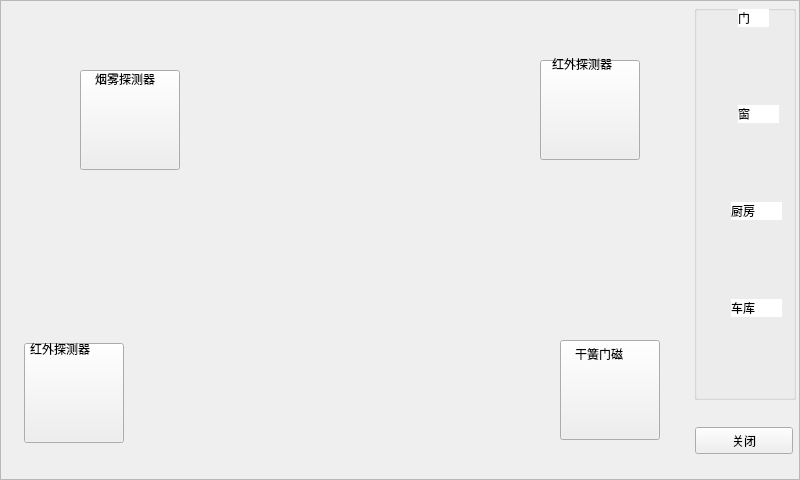
<?xml version="1.0" encoding="UTF-8"?>
<ui version="4.0">
 <class>SecurityWidget</class>
 <widget class="QWidget" name="SecurityWidget">
  <property name="geometry">
   <rect>
    <x>0</x>
    <y>0</y>
    <width>800</width>
    <height>480</height>
   </rect>
  </property>
  <property name="windowTitle">
   <string>Form</string>
  </property>
  <property name="styleSheet">
   <string notr="true"/>
  </property>
  <widget class="QStackedWidget" name="stackedWidget">
   <property name="geometry">
    <rect>
     <x>0</x>
     <y>0</y>
     <width>800</width>
     <height>480</height>
    </rect>
   </property>
   <property name="styleSheet">
    <string notr="true">#page_2{background-image: url(:/main/database-background.jpg);}</string>
   </property>
   <property name="currentIndex">
    <number>0</number>
   </property>
   <widget class="QWidget" name="page">
    <widget class="QFrame" name="SecurityFrame">
     <property name="geometry">
      <rect>
       <x>0</x>
       <y>0</y>
       <width>800</width>
       <height>480</height>
      </rect>
     </property>
     <property name="styleSheet">
      <string notr="true">#SecurityFrame{background-image: url(:/new/prefix1/res/security-sensor/security-background.png);}</string>
     </property>
     <property name="frameShape">
      <enum>QFrame::StyledPanel</enum>
     </property>
     <property name="frameShadow">
      <enum>QFrame::Raised</enum>
     </property>
     <widget class="QPushButton" name="pushButton_Sensor1">
      <property name="geometry">
       <rect>
        <x>80</x>
        <y>70</y>
        <width>100</width>
        <height>100</height>
       </rect>
      </property>
      <property name="focusPolicy">
       <enum>Qt::NoFocus</enum>
      </property>
      <property name="styleSheet">
       <string notr="true">border-image: url(:/new/prefix1/res/security-sensor/sensor1.png);</string>
      </property>
      <property name="text">
       <string/>
      </property>
     </widget>
     <widget class="QGroupBox" name="groupBox">
      <property name="geometry">
       <rect>
        <x>694</x>
        <y>5</y>
        <width>102</width>
        <height>395</height>
       </rect>
      </property>
      <property name="styleSheet">
       <string notr="true"/>
      </property>
      <property name="title">
       <string/>
      </property>
      <widget class="QLabel" name="label_Door">
       <property name="geometry">
        <rect>
         <x>15</x>
         <y>25</y>
         <width>72</width>
         <height>72</height>
        </rect>
       </property>
       <property name="styleSheet">
        <string notr="true">border-image: url(:/security-sensor/normal.png);</string>
       </property>
       <property name="text">
        <string/>
       </property>
      </widget>
      <widget class="QLabel" name="label_Window">
       <property name="geometry">
        <rect>
         <x>15</x>
         <y>122</y>
         <width>72</width>
         <height>72</height>
        </rect>
       </property>
       <property name="styleSheet">
        <string notr="true">border-image: url(:/security-sensor/normal.png);</string>
       </property>
       <property name="text">
        <string/>
       </property>
      </widget>
      <widget class="QLabel" name="label_Kitchen">
       <property name="geometry">
        <rect>
         <x>15</x>
         <y>219</y>
         <width>72</width>
         <height>72</height>
        </rect>
       </property>
       <property name="styleSheet">
        <string notr="true">border-image: url(:/security-sensor/normal.png);</string>
       </property>
       <property name="text">
        <string/>
       </property>
      </widget>
      <widget class="QLabel" name="label_Carport">
       <property name="geometry">
        <rect>
         <x>15</x>
         <y>316</y>
         <width>72</width>
         <height>72</height>
        </rect>
       </property>
       <property name="styleSheet">
        <string notr="true">border-image: url(:/security-sensor/normal.png);</string>
       </property>
       <property name="text">
        <string/>
       </property>
      </widget>
      <widget class="QLabel" name="label_9">
       <property name="geometry">
        <rect>
         <x>44</x>
         <y>4</y>
         <width>31</width>
         <height>18</height>
        </rect>
       </property>
       <property name="styleSheet">
        <string notr="true">background-color: rgb(255, 255, 255);</string>
       </property>
       <property name="text">
        <string>门</string>
       </property>
      </widget>
      <widget class="QLabel" name="label_10">
       <property name="geometry">
        <rect>
         <x>44</x>
         <y>100</y>
         <width>41</width>
         <height>18</height>
        </rect>
       </property>
       <property name="styleSheet">
        <string notr="true">background-color: rgb(255, 255, 255);</string>
       </property>
       <property name="text">
        <string>窗</string>
       </property>
      </widget>
      <widget class="QLabel" name="label_11">
       <property name="geometry">
        <rect>
         <x>37</x>
         <y>197</y>
         <width>51</width>
         <height>18</height>
        </rect>
       </property>
       <property name="styleSheet">
        <string notr="true">background-color: rgb(255, 255, 255);</string>
       </property>
       <property name="text">
        <string>厨房</string>
       </property>
      </widget>
      <widget class="QLabel" name="label_12">
       <property name="geometry">
        <rect>
         <x>37</x>
         <y>294</y>
         <width>51</width>
         <height>18</height>
        </rect>
       </property>
       <property name="styleSheet">
        <string notr="true">background-color: rgb(255, 255, 255);</string>
       </property>
       <property name="text">
        <string>车库</string>
       </property>
      </widget>
     </widget>
     <widget class="QPushButton" name="pushButton_Sensor4">
      <property name="geometry">
       <rect>
        <x>24</x>
        <y>343</y>
        <width>100</width>
        <height>100</height>
       </rect>
      </property>
      <property name="focusPolicy">
       <enum>Qt::NoFocus</enum>
      </property>
      <property name="styleSheet">
       <string notr="true">border-image: url(:/new/prefix1/res/security-sensor/sensor4.png);</string>
      </property>
      <property name="text">
       <string/>
      </property>
     </widget>
     <widget class="QPushButton" name="pushButton_Sensor3">
      <property name="geometry">
       <rect>
        <x>540</x>
        <y>60</y>
        <width>100</width>
        <height>100</height>
       </rect>
      </property>
      <property name="focusPolicy">
       <enum>Qt::NoFocus</enum>
      </property>
      <property name="styleSheet">
       <string notr="true">border-image: url(:/new/prefix1/res/security-sensor/sensor3.png);</string>
      </property>
      <property name="text">
       <string/>
      </property>
     </widget>
     <widget class="QPushButton" name="pushButton_Sensor2">
      <property name="geometry">
       <rect>
        <x>560</x>
        <y>340</y>
        <width>100</width>
        <height>100</height>
       </rect>
      </property>
      <property name="focusPolicy">
       <enum>Qt::NoFocus</enum>
      </property>
      <property name="styleSheet">
       <string notr="true">border-image: url(:/new/prefix1/res/security-sensor/sensor2.png);</string>
      </property>
      <property name="text">
       <string/>
      </property>
     </widget>
     <widget class="QLabel" name="label_Sensor1">
      <property name="geometry">
       <rect>
        <x>95</x>
        <y>70</y>
        <width>91</width>
        <height>18</height>
       </rect>
      </property>
      <property name="text">
       <string>烟雾探测器</string>
      </property>
     </widget>
     <widget class="QLabel" name="label_Sensor4">
      <property name="geometry">
       <rect>
        <x>30</x>
        <y>340</y>
        <width>91</width>
        <height>18</height>
       </rect>
      </property>
      <property name="text">
       <string>红外探测器</string>
      </property>
     </widget>
     <widget class="QLabel" name="label_Sensor3">
      <property name="geometry">
       <rect>
        <x>552</x>
        <y>55</y>
        <width>91</width>
        <height>18</height>
       </rect>
      </property>
      <property name="text">
       <string>红外探测器</string>
      </property>
     </widget>
     <widget class="QLabel" name="label_Sensor2">
      <property name="geometry">
       <rect>
        <x>575</x>
        <y>345</y>
        <width>81</width>
        <height>18</height>
       </rect>
      </property>
      <property name="text">
       <string>干簧门磁</string>
      </property>
     </widget>
     <widget class="QPushButton" name="pushButton_Close">
      <property name="geometry">
       <rect>
        <x>695</x>
        <y>427</y>
        <width>98</width>
        <height>27</height>
       </rect>
      </property>
      <property name="focusPolicy">
       <enum>Qt::NoFocus</enum>
      </property>
      <property name="styleSheet">
       <string notr="true">border-image: url(:/main/button1.png);</string>
      </property>
      <property name="text">
       <string>关闭</string>
      </property>
     </widget>
    </widget>
   </widget>
   <widget class="QWidget" name="page_2">
    <widget class="QTableView" name="tableView">
     <property name="geometry">
      <rect>
       <x>129</x>
       <y>40</y>
       <width>341</width>
       <height>400</height>
      </rect>
     </property>
     <property name="verticalScrollBarPolicy">
      <enum>Qt::ScrollBarAlwaysOn</enum>
     </property>
     <property name="horizontalScrollBarPolicy">
      <enum>Qt::ScrollBarAlwaysOff</enum>
     </property>
     <attribute name="verticalHeaderVisible">
      <bool>false</bool>
     </attribute>
    </widget>
    <widget class="QComboBox" name="comboBox">
     <property name="geometry">
      <rect>
       <x>530</x>
       <y>110</y>
       <width>78</width>
       <height>27</height>
      </rect>
     </property>
     <item>
      <property name="text">
       <string>正常</string>
      </property>
     </item>
     <item>
      <property name="text">
       <string>异常</string>
      </property>
     </item>
    </widget>
    <widget class="QPushButton" name="pushButton_Query">
     <property name="geometry">
      <rect>
       <x>620</x>
       <y>110</y>
       <width>98</width>
       <height>27</height>
      </rect>
     </property>
     <property name="focusPolicy">
      <enum>Qt::NoFocus</enum>
     </property>
     <property name="styleSheet">
      <string notr="true">border-image: url(:/main/button1.png);</string>
     </property>
     <property name="text">
      <string>过滤</string>
     </property>
    </widget>
    <widget class="QPushButton" name="pushButton_Return">
     <property name="geometry">
      <rect>
       <x>570</x>
       <y>390</y>
       <width>98</width>
       <height>27</height>
      </rect>
     </property>
     <property name="focusPolicy">
      <enum>Qt::NoFocus</enum>
     </property>
     <property name="styleSheet">
      <string notr="true">border-image: url(:/main/button1.png);</string>
     </property>
     <property name="text">
      <string>返回</string>
     </property>
    </widget>
   </widget>
  </widget>
 </widget>
 <resources/>
 <connections/>
</ui>
